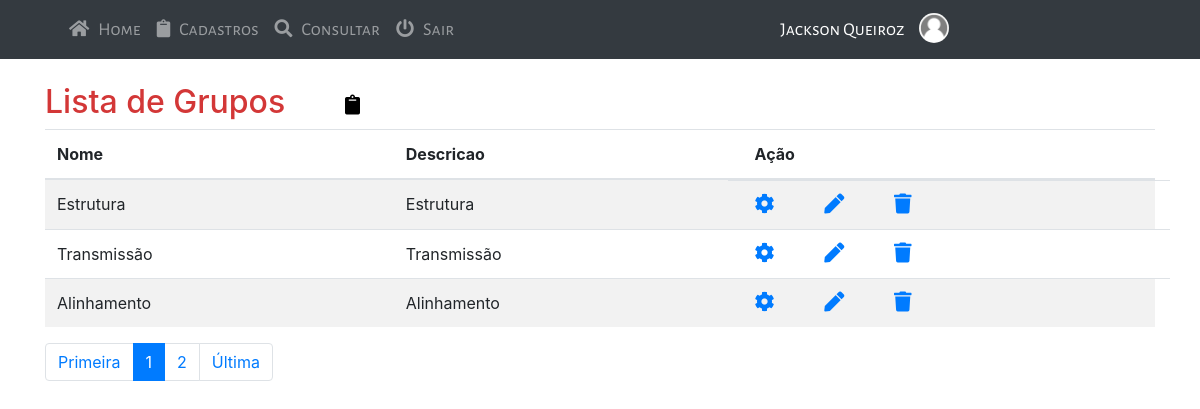
The page /sistema-gestor/paginas/listar-grupos.php (signed in) on the database its author committed.
### tables this page shows
CREATE TABLE `grupos` (
  `id` int(11) NOT NULL,
  `nome` varchar(220) NOT NULL,
  `descricao` text NOT NULL,
  `usuario` varchar(220) DEFAULT NULL,
  `created` date DEFAULT current_timestamp()
);

### sistema-gestor/paginas/listar-grupos.php (the view, shortened to what this page needs)
<?php
include_once './include/head.php';
?>
</head>
<?php
include_once './include/menu.php';
?>
<div class="container py-4">
	<header class="pb-3 mb-4">
		<div class="row">
			<div class="col-md-4">
			<h2>Lista de Grupos</h2>
			</div>
			<div class="col-md-3 list-icon">
				<a href="<?php echo URL ?>cadastrar-grupos"><i class="fa fa-clipboard"></i></a>
			</div>
		</div>
    <table class="table table-striped">
            <thead>
              <tr>
                <th scope="col-3">Nome</th>
                <th scope="col-2">Descricao</th>
                <th colspan>Ação</th>
              </tr>
            </thead>
            <tbody>
    <?php
    $pagina_atual = filter_input(INPUT_GET, "page", FILTER_SANITIZE_NUMBER_INT);
    $pagina = (!empty($pagina_atual)) ? $pagina_atual : 1;
    $limite_resultado = 3;
    $inicio = ($limite_resultado * $pagina) - $limite_resultado;
    $query_op = "SELECT id, nome, descricao FROM grupos LIMIT $inicio, $limite_resultado";
		$result_op = $conn->prepare($query_op);
		$result_op->execute();
		if (($result_op) AND ($result_op->rowCount() != 0)) {
			while ($row_op = $result_op->fetch(PDO::FETCH_ASSOC)) {
				extract($row_op)
				?>
              <tr>
                <td><?php echo $nome ?></td>
                <td><?php echo $descricao ?></td>
                <td class="row">
                	<div class="col-2 action-icon">
                		<a href="<?php echo URL . 'peca-grupo?id_grupo=' . $id . 'nome=' . $nome ?>" data-placement="bottom" title="Consultar Peça"><i class="fa fa-cog"></i></a>
                		</div>
                	<div class="col-2 action-icon">
                		<a href="<?php echo URL . 'editar-grupo?id_grupo=' . $id ?>"><i class="fa fa-pen"></i></a>
                		</div>
                		<div class="col-2 action-icon">
                			<a onclick="apagarRegistro(<?php echo $id ?>)" href="<?php echo URL . 'excluir-grupo?id_op=' . $id . ', nome=' . $nome ?>"><i class="fa fa-trash"></i></a>
                		</div>
                </td>
                </tr>
        <?php
			}
		}else{
			echo $_SESSION['msg'] = "<div class='alert alert-danger' id='msg-success' role='alert'><i class='fa fa-circle-x' style='font-size:25px;color:red'></i><div class='alerta-erro'>Nenhum Registro encontrado!</div></div>";
		}
	?>
	</tbody>
		</table>
		<?php
			$query_qnt_resgistros = "SELECT count(id) AS num_result FROM tipo_operacao";
			$result_qnt_registros = $conn ->prepare($query_qnt_resgistros);
			$result_qnt_registros->execute();
			$row_qnt_registros = $result_qnt_registros->fetch(PDO::FETCH_ASSOC);
			$qnt_pagina = ceil($row_qnt_registros['num_result'] / $limite_resultado);
			$maximo_link = 2;
	?>
	<nav aria-label="...">
  <ul class="pagination">
    <li class="page-item">
      <?php echo "<a class='page-link' href='listar-grupos?page=1'>Primeira</a> "; ?>
    </li>
    <?php for ($pagina_anterior = $pagina - $maximo_link; $pagina_anterior <= $pagina -1 ; $pagina_anterior++) { ?>
    <li class="page-item">
    	<?php
			}
			?>
    </li>
    <li class="page-item active">
      <a class="page-link" href="#"><?php echo "$pagina"; ?> <span class="sr-only">(atual)</span></a>
    </li>
    <?php
    	for ($proxima_pagina = $pagina + 1; $proxima_pagina <= $pagina + $maximo_link; $proxima_pagina++) {?>
		<li class="page-item">
    		<?php
							if($proxima_pagina <= $qnt_pagina){
								echo "<a class='page-link' href='listar-grupos?page=$proxima_pagina'> $proxima_pagina </a> ";
							}
			}
    ?>
   </li>
    <li class="page-item">
      <?php echo "<a class='page-link' href='listar-grupos?page=$qnt_pagina'>Última</a> "; ?>
    </li>
  </ul>
</nav>
<?php
include_once './include/footer.php';
?>

### sistema-gestor/assets/css/style.css (style rules this page uses)
h2 { color: #d33737; }
.list-icon i { text-decoration: none; color: #000; margin-top: 12px; margin-left: -80px; font-size: 20px; }
.action-icon i { font-size: 20px; }

### rows shown on the page
grupos: nome "Estrutura", descricao "Estrutura"
grupos: nome "Transmissão", descricao "Transmissão"
grupos: nome "Alinhamento", descricao "Alinhamento"

### other values the page prints
$_SESSION['nome'] "Jackson Queiroz"
$pagina "1"
